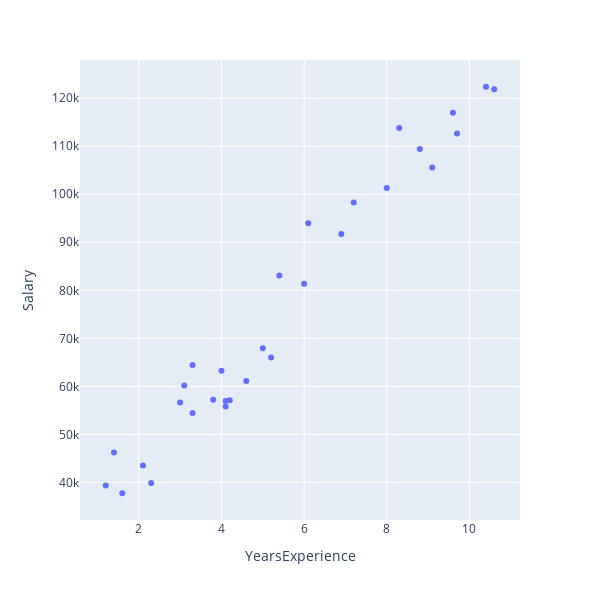

Notebook code cell kept with this figure:
### Code cell
fig1 = px.scatter(data,x='YearsExperience',y ='Salary',width = 600, height = 600)
fig1.show()

### Figure 1 — Plotly figure (JSON) as saved in the notebook; plotly's stock layout.template omitted (floating-point values rounded to 4 significant figures)
{"data": [{"hovertemplate": "YearsExperience=%{x}<br>Salary=%{y}<extra></extra>", "legendgroup": "", "marker": {"color": "#636efa", "symbol": "circle"}, "mode": "markers", "name": "", "orientation": "v", "showlegend": false, "type": "scatter", "x": [1.2, 1.4, 1.6, 2.1, 2.3, 3, 3.1, 3.3, 3.3, 3.8, 4, 4.1, 4.1, 4.2, 4.6, 5, 5.2, 5.4, 6, 6.1, 6.9, 7.2, 8, 8.3, 8.8, 9.1, 9.6, 9.7, 10.4, 10.6], "xaxis": "x", "y": [39344, 46206, 37732, 43526, 39892, 56643, 60151, 54446, 64446, 57190, 63219, 55795, 56958, 57082, 61112, 67939, 66030, 83089, 81364, 93941, 91739, 98274, 101303, 113813, 109432, 105583, 116970, 112636, 122392, 121873], "yaxis": "y"}], "layout": {"height": 600, "legend": {"tracegroupgap": 0}, "margin": {"t": 60}, "width": 600, "xaxis": {"anchor": "y", "autorange": true, "domain": [0, 1], "range": [0.577, 11.22], "title": {"text": "YearsExperience"}, "type": "linear"}, "yaxis": {"anchor": "x", "autorange": true, "domain": [0, 1], "range": [32160.0, 128000.0], "title": {"text": "Salary"}, "type": "linear"}}}
